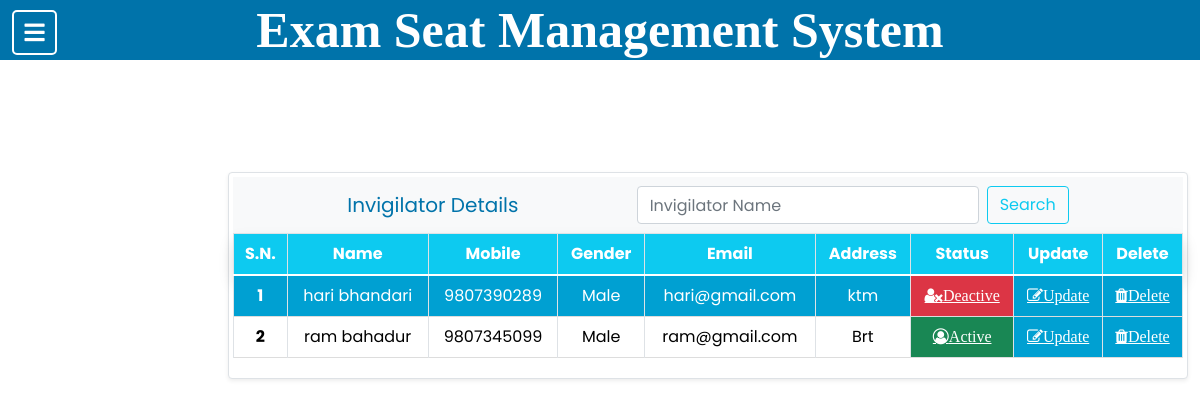
/nav/nav_invigilator.php (signed in), run on the app's committed database.
### tables this page shows
CREATE TABLE `invigilator` (
  `invigilator_id` int(5) NOT NULL,
  `first_name` varchar(100) NOT NULL,
  `last_name` varchar(100) NOT NULL,
  `mobile` bigint(10) NOT NULL,
  `email` text NOT NULL,
  `gender` varchar(10) NOT NULL,
  `address` text NOT NULL,
  `status` int(1) NOT NULL
);

### view/view_invigilator.php (the view, shortened to what this page needs)
<!DOCTYPE html>
<html lang="en">
<head>
    <link rel="stylesheet" href="https://cdn.jsdelivr.net/npm/bootstrap@4.3.1/dist/css/bootstrap.min.css">
    <link href="https://cdn.jsdelivr.net/npm/bootstrap@5.0.2/dist/css/bootstrap.min.css" rel="stylesheet">
    <link rel="stylesheet" href="https://cdnjs.cloudflare.com/ajax/libs/font-awesome/5.15.3/css/all.min.css" />
    <link rel="stylesheet" href="https://cdnjs.cloudflare.com/ajax/libs/font-awesome/4.7.0/css/font-awesome.min.css">
    <link rel="stylesheet" href="../CSS/navtest.css">
    <link rel="stylesheet" href="../CSS/view.css">
</head>
<body>
    <?php
    include("../connection.php");
    $sql = "SELECT * FROM invigilator;";
    $result = mysqli_query($connection, $sql) or die("Querry Failed! " . mysqli_error($connection));
    ?>
    <div class="fixed-top row border shadow-sm p-1 mb-1 bg-body rounded" id="container">
        <nav class="navbar navbar-light bg-light">
            <a class="navbar-brand">Invigilator Details</a>
            <form name="myForm" class="form-inline" action="" onsubmit="return validation()" method="post">
                <input class="form-control mr-sm-2" type="search" name="username" placeholder="Invigilator Name" aria-label="Search">
                <button class="btn btn-outline-info my-2 my-sm-0" type="submit" name="search">Search</button>
            </form>
        </nav>
        <table class="table table-bordered" id="table">
            <thead>
                <tr class="shadow p-3 mb-5 bg-info rounded">
                    <th scope="col">S.N.</th>
                    <th scope="col">Name</th>
                    <th scope="col">Mobile</th>
                    <th scope="col">Gender</th>
                    <th scope="col">Email</th>
                    <th scope="col">Address</th>
                    <th scope="col">Status</th>
                    <th scope="col">Update</th>
                    <th scope="col">Delete</th>
                </tr>
            </thead>
            <tbody>
                <tr>
                    <?php
                    if (isset($_POST["search"])) {
                        $flag = true;
                        $search_user = $_POST["username"];
                        $sql_search = "SELECT * FROM invigilator WHERE CONCAT(first_name,' ', last_name) LIKE '%" . $search_user . "%';";
                        $search_result = mysqli_query($connection, $sql_search) or die("Querry Failed! " . mysqli_error($connection));
                        if ($flag = true) {
                            $count = 0;
                            if (mysqli_num_rows($search_result) > 0) {
                                while ($row = mysqli_fetch_assoc($search_result)) {
                                    $_SESSION['status'] = $row['status'];
                                    $_SESSION['invigilator_id'] = $row['invigilator_id'];
                                    echo ("<th>" . ++$count . "</th>");
                                    echo "<td>" . $row['first_name'] . "  " .  $row['last_name'] . "</td>";
                                    echo "<td>" . $row['mobile'] . "</td>";
                                    echo "<td>" . $row['gender'] . "</td>";
                                    echo "<td>" . $row['email'] . "</td>";
                                    echo "<td>" . $row['address'] . "</td>";
                                    if ($_SESSION['status'] == 1) {
                    ?>
                                        <th id="delete" class="bg-success"><a href='../view/invigilator_active.php? invigilator_id="<?php echo ($row["invigilator_id"]) ?>"' class="fa fa-user-circle-o text-white" aria-hidden="true">Active</a></th>
                                    <?php } else { ?>
                                        <th id="delete" class="bg-danger"><a href='../view/invigilator_deactive.php? invigilator_id="<?php echo ($row["invigilator_id"]) ?>"' class="fa fa-user-times text-white" aria-hidden="true">Deactive</a></th>
                                    <?php } ?>
                                    <th id="update"><a href='../update/update_invigilator.php? invigilator_id="<?php echo ($row["invigilator_id"]) ?>"' class="fa fa-pencil-square-o" aria-hidden="true">Update</a></th>
                                    <th id="delete"><a href='../delete/delete_invigilator.php? invigilator_id="<?php echo ($row["invigilator_id"]) ?>"' class="fa fa-trash" aria-hidden="true" onclick='return check_delete()'>Delete</a></th>
                                <?php echo ("</tr>");
                                }
                            } else {
                                echo ("<th colspan='9'><h2 class='text-danger'>***No Invigilator***</h2></th>");
                            }
                        }
                    } else {
                        $count = 0;
                        while ($row = mysqli_fetch_assoc($result)) {
                            echo ("<th>" . ++$count . "</th>");
                            echo "<td>" . $row['first_name'] . "  " .  $row['last_name'] . "</td>";
                            echo "<td>" . $row['mobile'] . "</td>";
                            echo "<td>" . $row['gender'] . "</td>";
                            echo "<td>" . $row['email'] . "</td>";
                            echo "<td>" . $row['address'] . "</td>";
                            if ($_SESSION['status'] == 1) {
                                ?>
                                <th id="delete" class="bg-success"><a href='../view/invigilator_active.php? invigilator_id="<?php echo ($row["invigilator_id"]) ?>"' class="fa fa-user-circle-o text-white" aria-hidden="true">Active</a></th>
                            <?php } else { ?>
                                <th id="delete" class="bg-danger"><a href='../view/invigilator_deactive.php? invigilator_id="<?php echo ($row["invigilator_id"]) ?>"' class="fa fa-user-times text-white" aria-hidden="true">Deactive</a></th>
                            <?php } ?>
                            <th id="update"><a href='../nav/nav_update_invigilator.php? invigilator_id="<?php echo ($row["invigilator_id"]) ?>"' class="fa fa-pencil-square-o" aria-hidden="true">Update</a></th>
                            <th id="delete"><a href='../delete/delete_invigilator.php? invigilator_id="<?php echo ($row["invigilator_id"]) ?>"' class="fa fa-trash" aria-hidden="true" onclick='return check_delete()'>Delete</a></th>
                    <?php echo ("</tr>");
                        }
                    } ?>
            </tbody>
        </table>
    </div>
</body>
</html>

### CSS/navbar.css (style rules this page uses)
* { margin: 0; padding: 0; box-sizing: border-box; font-family: 'Poppins', sans-serif; }

### CSS/view.css (style rules this page uses)
tr:nth-child(odd) { background-color: #00a0d2; border-bottom: 1px solid #dddddd; color: white; }
a:link { color: white; }
#update, #delete { background-color: #00a0d2; text-align: center; }
#container { width: 80%; margin-left: 19%; margin-top: -19%; }
#table { margin-right: 2%; width: 100%; position: sticky; }
table thead { padding: 50%; }

### header.php (style rules this page uses)
* { margin: auto; }

### data on the page
invigilator: first_name "hari", last_name "bhandari", mobile "9807390289", gender "Male", email "hari@gmail.com", address "ktm"
invigilator: first_name "ram", last_name "bahadur", mobile "9807345099", gender "Male", email "ram@gmail.com", address "Brt"
